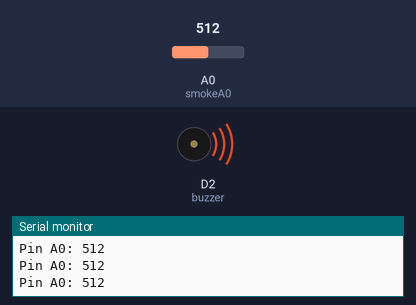
Bench run of a sketch on a simulated ESP8266 (NodeMCU). Parts: buzzer (waves = sounding), the last lines printed to the serial monitor. The test bench sets the inputs (shaded band); at power-on: A0 (smokeA0) = 512. WiFi joins after 1.5 s; servers stay silent unless stated.

Above: at 3.0 s.
3.1 s: A0 (smokeA0) set to 411
4.6 s: A0 (smokeA0) set to 386
At 5.8 s:
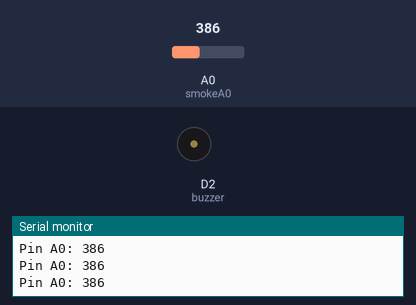
6.1 s: A0 (smokeA0) set to 410
At 7.2 s:
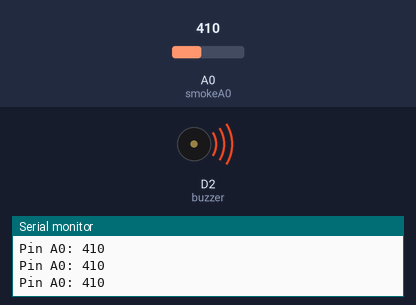
7.6 s: A0 (smokeA0) set to 390
At 8.6 s:
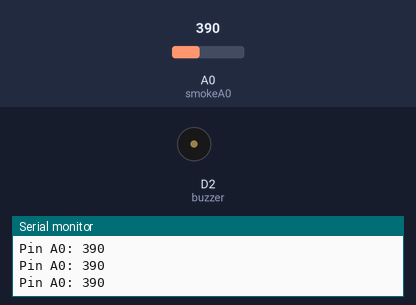
Timing chart, 0 to 10.1 s (numbered marks = the images above; inputs shaded):
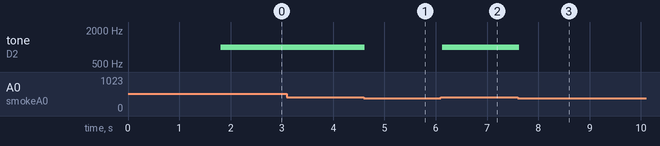

The sketch:

sketch_jan30a.ino
```cpp
#define BLYNK_PRINT Serial
#include <ESP8266WiFi.h>
#include <BlynkSimpleEsp8266.h>
int buzzer = D2;
int smokeA0 = A0;

// Your threshold value. You might need to change it.
int sensorThres = 400;
char auth[] = "x7qic4yAwQBY1fkaGq7QLjpEJa2Se8pZ";
char ssid[] = "noobwifi_wlink";
char pass[] = "12345zxcvb";
void setup() {
 pinMode(buzzer, OUTPUT);
 pinMode(smokeA0, INPUT);
 Blynk.begin(auth, ssid, pass);
 Serial.begin(9600);
}

void loop() {
 int analogSensor = analogRead(smokeA0);

 Serial.print("Pin A0: ");
 Serial.println(analogSensor);
 // Checks if it has reached the threshold value
 if (analogSensor > sensorThres)
 {
   Blynk.virtualWrite(V3, 255);
   Blynk.notify("Gas is leaked!!");
    tone(buzzer, 1000, 200);
 }
 else
 {
   noTone(buzzer);
 }
 delay(100);
}
```

Measured:
- the behaviour switches between 401 and 400 on A0 (smokeA0) (found by bisection; images 0 and 1)
- after the input at 4.6 s, tone on D2 (buzzer): 1000 Hz → silent at once
- after the input at 6.1 s, tone on D2 (buzzer): silent → 1000 Hz at once
- after the input at 7.6 s, tone on D2 (buzzer): 1000 Hz → silent at once
